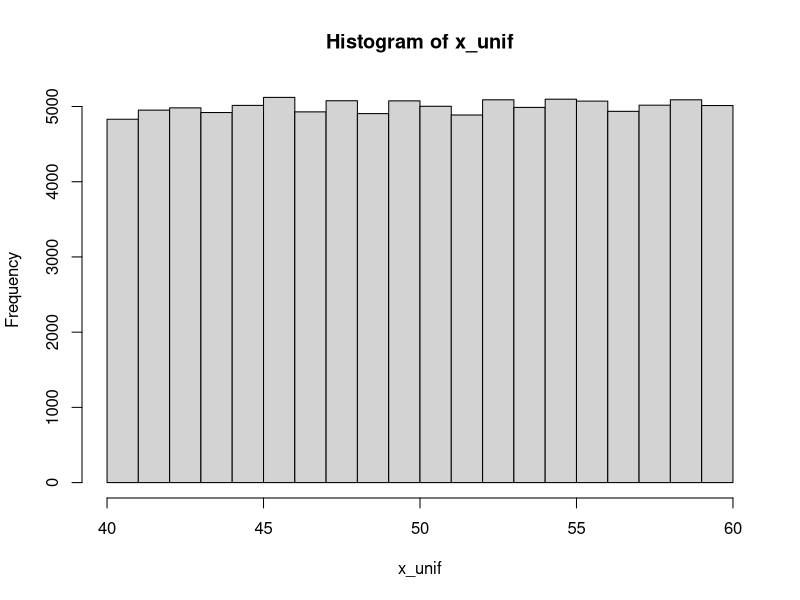
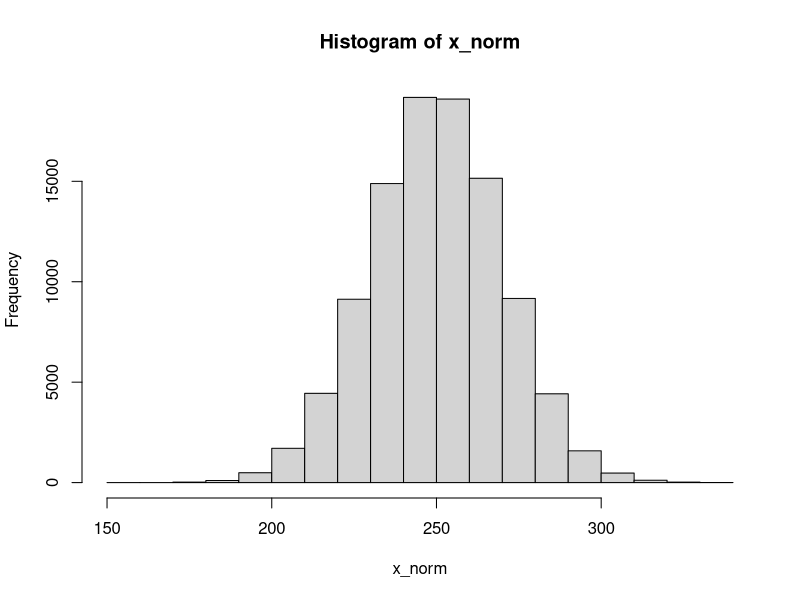
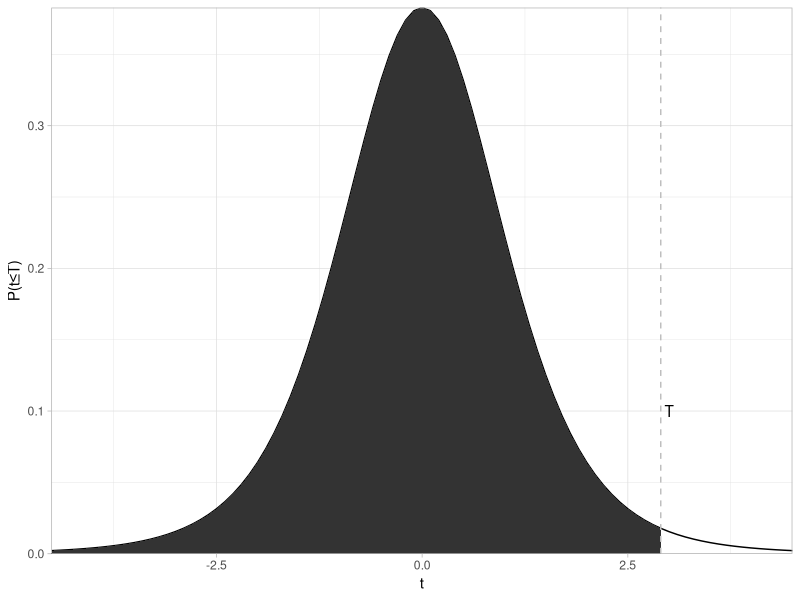
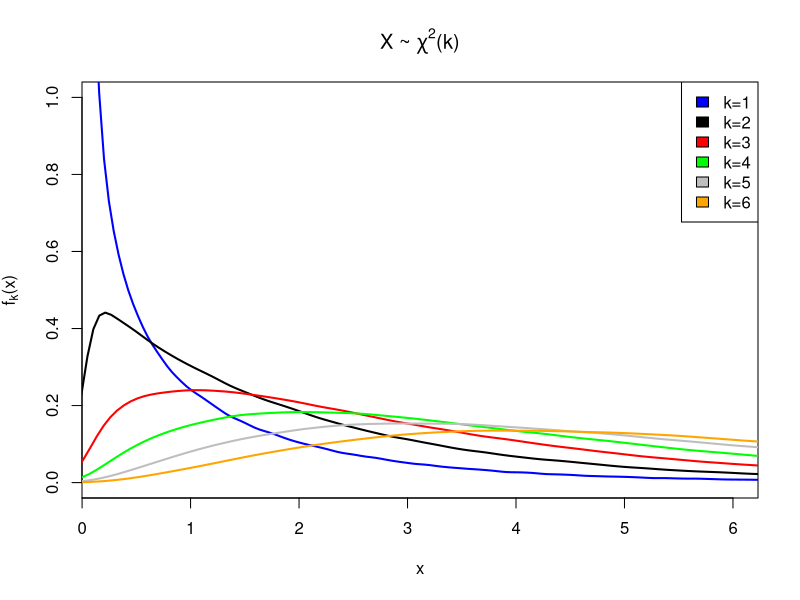

Write R code to recreate these figures, in order.
## ---- chunk 1
x <- 2
x
## ---- chunk 2
nums <- c(1,45,78)
cities <- c("Zürich", "上海", "Tehrān")
nums
cities
## ---- chunk 3
length(nums)
#如果无后续使用，没必要赋值一个变量；c(...)的计算结果就是一个向量，并直接传给`length()`函数
length(c("Guten Morgen")) 
## ---- chunk 4
cities_1 <- c("Zürich", "上海", "Tehrān")
cities_2 <- c("大阪", "Poznań", "Екатеринбу́рг")

cities <- c(cities_1, cities_2, c("Jyväskylä", "부산", "เชียงใหม่"))

cities
## ---- chunk 5
x <- c("one", "two", "three", "four", "five", "six", "seven", "eight", "nine")
x[3]
## ---- chunk 6
x[c(2,5,9)] # 第2个，第5个，第9个元素
## ---- chunk 7
1:10 #从左边的数（包含）到右边的数（包含），即1:10
## ---- chunk 8
x[3:6]
## ---- chunk 9
y <- 7:103 #复习一下赋值
y
## ---- chunk 10
rep(c(0, 7, 6, 0), 4) # 把[0, 7, 6, 0]重复4遍
## ---- chunk 11
seq(0, 15, 2.5) # 其实是`seq(from = 0, to = 50, by = 5)`的简写
## ---- chunk 12
 seq(0, 50, length.out = 11) # 其实是`seq(from = 0, to = 50, length.out = 11)`的简写
## ---- chunk 13
x_unif <- runif(100000, 40, 60) # 生成100000个40到60之间，连续均匀分布的的随机数
hist(x_unif) # 画直方图
## ---- chunk 14
x_norm <- rnorm(100000, 250, 20) # 按照平均值为250，标准差为20的正态分布的概率密度函数生成100000个随机数
hist(x_norm) # 画直方图
## ---- chunk 15
x <- c(4, 9, 25)
y <- c(8, 6, 3)
x + y
x * y # 在matlab中这样乘是不行的，要用`.*`，除法也是
sqrt(x)
## ---- chunk 16
class("早上好")
## ---- chunk 17
class(3)
## ---- chunk 18
sqrt(3)^2-3
## ---- chunk 19
class(NaN)
class(Inf)
## ---- chunk 20
3.1e5
## ---- chunk 21
-1.2e-4+1.1e-5
## ---- chunk 22
class(2)
class(2L)
## ---- chunk 23
1:10 #公差为1的整数向量生成器，包含最小值和最大值
class(1:10)
seq(5,50,5) #自定义公差，首项，末项和公差可以不为整数
class(seq(5,50,5)) #因此产生的是一个浮点数向量
seq(5L,50L,5L) #可以强制生成整数
class(seq(5L,50L,5L)) #是�整数没错
## ---- chunk 24
x <- list(2L+1L, 2L-1L, 2L*3L, 17L%/%3L, 17L%%3L, 1000L/1L, 3L^4L, sqrt(4L), log(exp(5L)),factorial(5L),sin(0L))
for (num in x){
  print(num)
  print(class(num))
}

y <- c(8L/2L, 2L^3L)
## ---- chunk 25
class(2L+1L)
class(2L-1L)
class(2L*3L)
class(17L%/%3L)
class(17L%%3L)
## ---- chunk 26
class(1000L/1L)
class(3L^4L)
class(sqrt(4L))
class(log(exp(5L)))
class(factorial(5L))
## ---- chunk 27
exp(1)
## ---- chunk 28
log(exp(5))
## ---- chunk 29
log10(1000)
log2(128)
## ---- chunk 30
class(ceiling(7.4))
## ---- chunk 31
class(c(TRUE,FALSE,NA))
## ---- chunk 32
x <- 5
x != 3 #x等于5，所以“x不等于3”为真
## ---- chunk 33
7 %in% c(1,4,5,6,7)
## ---- chunk 34
!(3 < 4) # 这个例子很简单，反义符号意义不大。后面实操的时候才能领略到它的用处。
## ---- chunk 35
vals <- c(TRUE, FALSE, NA) 
names(vals) <- paste('[',as.character(vals),']',sep = '')
outer(vals, vals, "&")
## ---- chunk 36
outer(vals, vals, "|")
## ---- chunk 37
foo <- 1:100 #产生一个[1,2,3,...,99,100]的整数向量。上面讲过。
bar <- vector("numeric")
for (i in foo) {
  if (i %% 2 == 0) {
    bar <- append(bar, i^2)
  } else if (i == 51) {
    break
  }
}
bar
## ---- chunk 38
logi = TRUE
num <- 1
while (num <= 100) {
  if (logi) {
    num = num + 10 # R 不支持 num += 5的简写
    print(num)
    logi = FALSE
  } else {
    num = num + 20
    print(num)
    logi = TRUE
  }
}

## ---- chunk 39
x1 <- c(5.1,5.2,4.5,5.3,4.3,5.5,5.7)
t.test(x=x1, mu = 4.5)
## ---- chunk 40
seq(0, 25, l = 11)
## ---- chunk 41
my_func <- function(arg1, arg2 = 100, ...){
  other_args <- list(...)
  print(arg1)
  print(arg2)
  print(other_args)
}

my_func("foo", cities = c("崇阳", "Αθήνα", "つがる"), nums = c(3,4,6))
## ---- chunk 42
library(tidyverse)
## ---- chunk 43
t.values <- seq(-4.5,4.5,.1)

t.probability <- dt(t.values,df=6)

all <- tibble(val=t.values,prob=t.probability)

cut <- tibble(val=t.values[1:75],prob=t.probability[1:75])

ggplot()+
  geom_line(data=all, aes(x=val,y=prob))+
  geom_area(data=cut,aes(x=val,y=prob))+
  theme_light()+
  labs(x="t",y="P(t≤T)")+
  geom_vline(xintercept = 2.9, linetype="dashed", color='grey')+
  geom_text(aes(x=3,y=0.1, label="T"))+
  scale_y_continuous(expand = c(0,0)) + scale_x_continuous(expand = c(0,0))
## ---- chunk 44
qt(0.975, df = 12)
## ---- chunk 45
p <- (1-(pt(2.2, df = 15)))*2
p
## ---- chunk 46
qt(0.975,9999999)
## ---- chunk 47
x <- c(2.23,2.24,2.34,2.31,2.35,2.27,2.29,2.26,2.25,2.21,2.29,2.34,2.32)
t.test(x, mu = 2.31)
## ---- chunk 48
x <- c(2.23,2.24,2.34,2.31,2.35,2.27,2.29,2.26,2.25,2.21,2.29,2.34,2.32)

t.test(x, mu = 2.31, alternative = "less") # 检验是否*less* than μ
## ---- chunk 49
x <- c(2.23,2.24,2.34,2.31,2.35,2.27,2.29,2.26,2.25,2.21,2.29,2.34,2.32)
y <- c(2.27,2.29,2.37,2.38,2.39,2.25,2.39,2.16,2.55,2.81,2.19,2.44,2.22)

t.test(x, y)
## ---- chunk 50
t.test(x, y, paired = TRUE)
## ---- chunk 51
expected_probs <- c(0.05, 0.1, 0.15, 0.2, 0.2, 0.3)
## ---- chunk 52
observed_vals <- c(6, 9, 14, 24, 18, 29)
## ---- chunk 53
chisq.test(observed_vals, p = expected_probs) # 参数p是指概率
## ---- chunk 54
chisq.test(observed_vals)
## ---- chunk 55
(社团参与 <- matrix(c(28,36,40,40,32,33,38,29,36), nrow = 3, dimnames = list(c("一年级", "二年级", "三年级"), c("棒球", "足球", "网球"))))
## ---- chunk 56
chisq.test(社团参与)
## ---- chunk 57
#其实还可以更精简，但是为了易读性不得不牺牲一点精简度。
Z <- matrix(rep(rnorm(1000000), 6), nrow = 6)^2

X <- Z^2

Q <- matrix(nrow = 6, ncol = 1000000)

for (i in (1+1):6) {
  Q[1,] = Z[1,]
  Q[i,] = Q[(i-1),] + Z[i,]
}

plot(NULL, xlim=c(0.23,6), ylim = c(0,1),
     main = expression(paste('X ~ ', chi^'2', '(k)')), 
     xlab = "x", 
     ylab= expression(f[k]*'(x)')
    )
colors <- c('blue', 'black', 'red', 'green', 'gray', 'orange')
for (i in 1:6) {
  lines(density(Q[i,]),
        col=colors[i],
        lwd=2)
}
legend('topright',c('k=1','k=2','k=3','k=4','k=5','k=6'),
       fill = colors)
